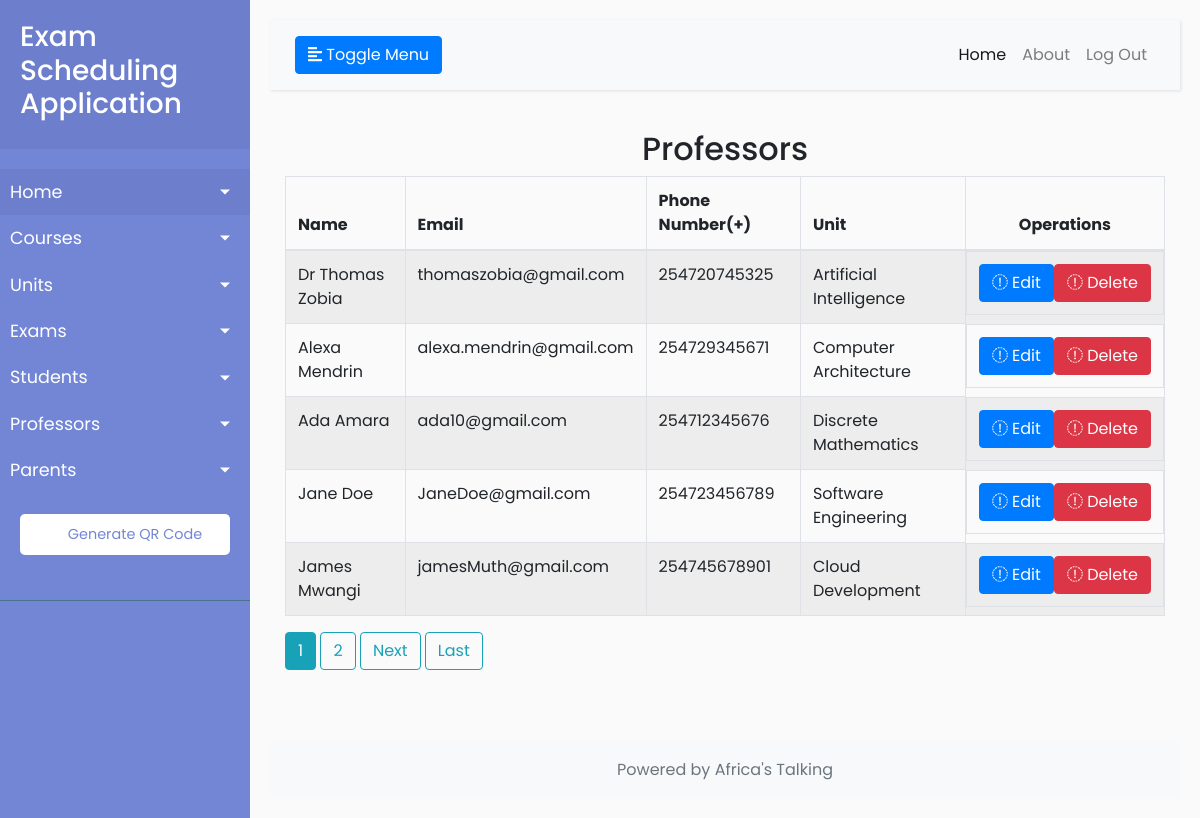
/professors (signed in), run on the app's committed database.
### users/models.py (models this page shows, shortened)
class Professor(User):
    unit = models.ForeignKey(Unit, on_delete=models.CASCADE)
    phone_number = models.IntegerField(default=+254711111111)
    class Meta:
        verbose_name_plural = "Professors"

### exams/models.py (models this page shows)
class Unit(models.Model):
    name = models.CharField(max_length=100)
    description = models.TextField(max_length=1000, help_text="Enter a brief description of the Unit.")
    course = models.ForeignKey(Course, on_delete=models.CASCADE)
    def __str__(self):
        return f'{self.name}'

### users/views.py (the view)
# urls.py: path('professors', ProfessorListView.as_view(), name='professors-list'),
class ProfessorListView(ListView):
    model = Professor
    template_name = 'users/professors_list.html'
    context_object_name = 'professors'
    paginate_by = 5

### users/templates/users/professors_list.html (shortened to what this page needs)
{% extends 'exams/base.html' %}
{% block content %}
    <div class="right_col" role="main">
        <div class="">
            <div class="row">
                <div class="col-md-12 col-sm-12 col-xs-12">
                    <div class="x_panel">
                        <div class="x_title">
                            <h2 class="text-center"> Professors </h2>
                        </div>
                        <div class="x_content">
                            <table id="teacher-datatable" class="table table-striped table-bordered">
                                <thead>
                                    <tr>
                                        <th>Name</th>
                                        <th>Email</th>
                                        <th>Phone Number(+)</th>
                                        <th>Unit</th>
                                        <th class="text-center">Operations</th>
                                    </tr>
                                </thead>
                                <tbody>
                                    {% for professor in professors %}
                                        <tr>
                                            <td>{{ professor.get_full_name }}</td>
                                            <td>{{ professor.email }}</td>
                                            <td>{{ professor.phone_number }}</td>
                                            <td>{{ professor.unit }}</td>
                                            <td class="text-center d-flex justify-content-center">
                                                <a href="{% url 'professors-update' professor.pk %}" class="btn btn-primary btn-xs"><i class="fa fa-pencil"></i> Edit </a>
                                                <a href="{% url 'professors-delete' professor.pk %}" class="btn btn-danger btn-xs"><i class="fa fa-remove"></i> Delete </a>
                                            </td>
                                        </tr>
                                    {% endfor %}
                                </tbody>
                            </table>
                        </div>
                    </div>
                </div>
            </div>
        </div>
    </div>
    {% if is_paginated %}
    {% for num in page_obj.paginator.page_range %}
      {% if page_obj.number == num %}
        <a class="btn btn-info mb-4" href="?page={{ num }}">{{ num }}</a>
      {% elif num > page_obj.number|add:'-3' and num < page_obj.number|add:'3' %}
        <a class="btn btn-outline-info mb-4" href="?page={{ num }}">{{ num }}</a>
      {% endif %}
    {% endfor %}
    {% if page_obj.has_next %}
      <a class="btn btn-outline-info mb-4" href="?page={{ page_obj.next_page_number }}">Next</a>
      <a class="btn btn-outline-info mb-4" href="?page={{ page_obj.paginator.num_pages }}">Last</a>
    {% endif %}
  {% endif %}
{% endblock content%}

### exams/static/exams/CSS/main.css (style rules this page uses)
body { font-family: 'Poppins', sans-serif; background: #fafafa; }
a, a:hover, a:focus { color: inherit; text-decoration: none; transition: all 0.3s; }

### data on the page
Professor: get_full_name "Dr Thomas Zobia", email "thomaszobia@gmail.com", phone_number "254720745325", unit "Artificial Intelligence"
Professor: get_full_name "Alexa Mendrin", email "alexa.mendrin@gmail.com", phone_number "254729345671", unit "Computer Architecture"
Professor: get_full_name "Ada Amara", email "ada10@gmail.com", phone_number "254712345676", unit "Discrete Mathematics"
Professor: get_full_name "Jane Doe", email "JaneDoe@gmail.com", phone_number "254723456789", unit "Software Engineering"
Professor: get_full_name "James Mwangi", email "jamesMuth@gmail.com", phone_number "254745678901", unit "Cloud Development"

### other printed values
{{ num }} "1"
{{ num }} "2"
